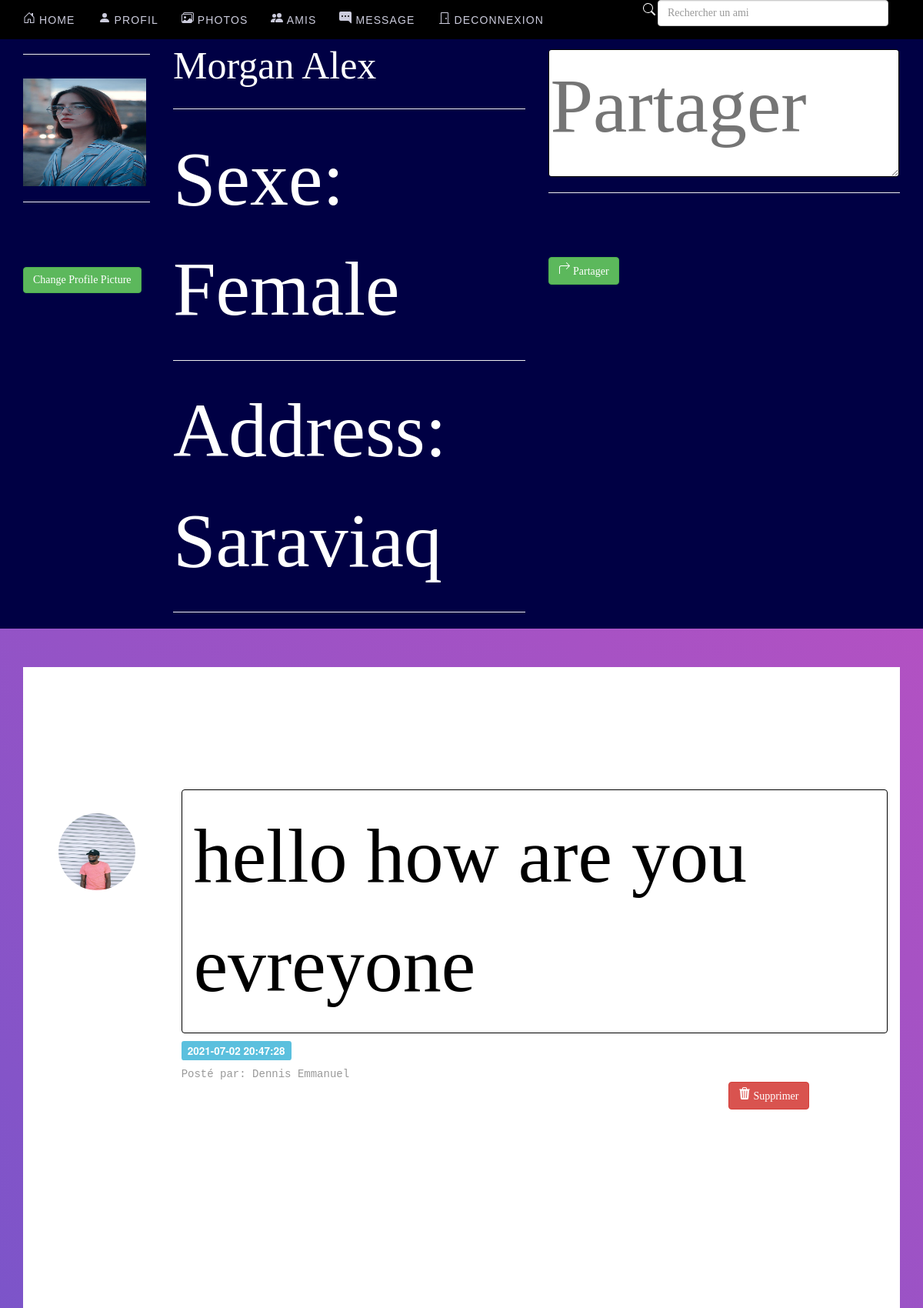
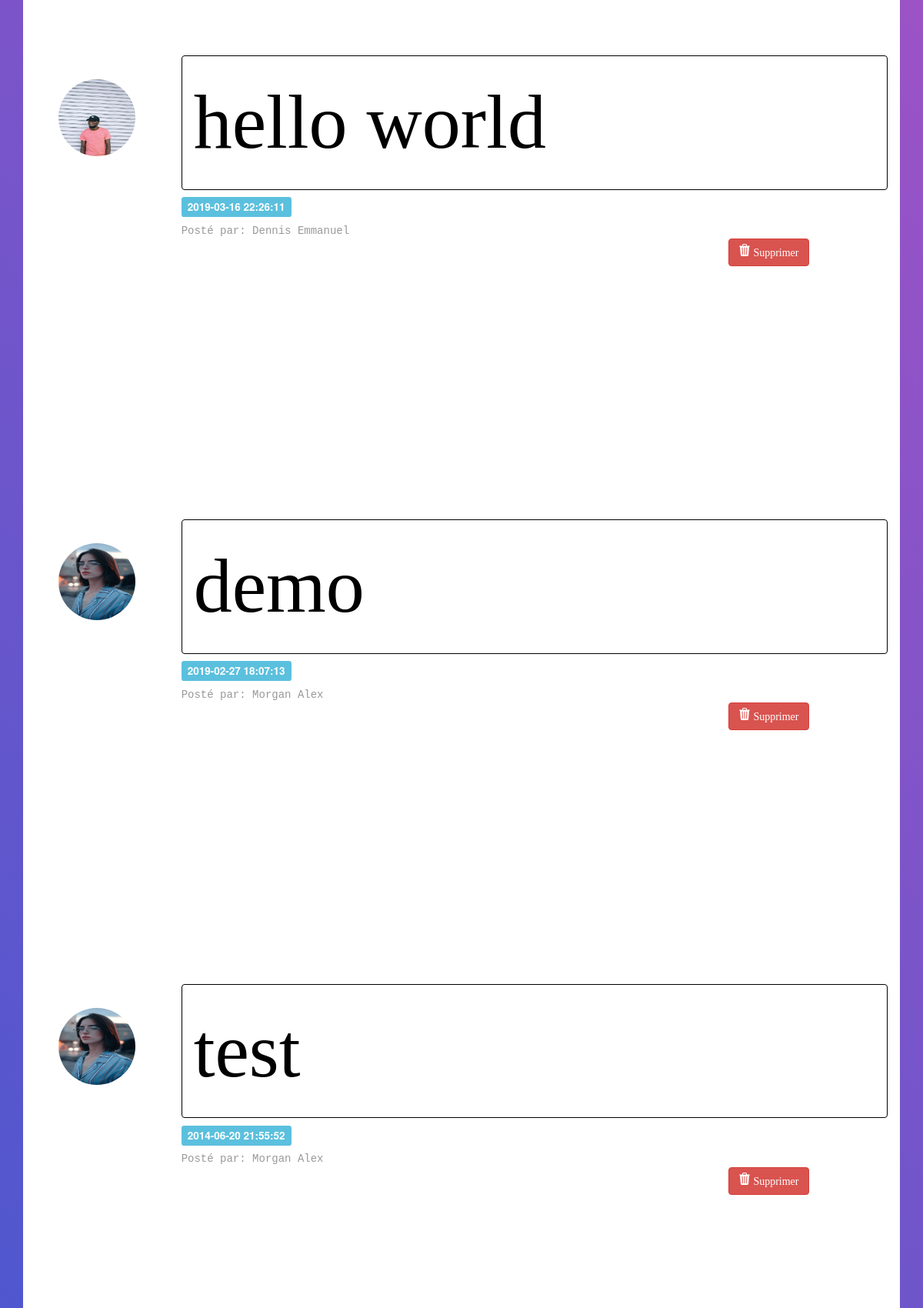
Screenshot of /Login_v1/home.php (signed in, upper part) with the database file from the repository (2 pictures, top to bottom).
### tables this page shows
CREATE TABLE IF NOT EXISTS `members` (
  `member_id` int(11) NOT NULL AUTO_INCREMENT,
  `nom` varchar(100) NOT NULL,
  `prenom` varchar(100) NOT NULL,
  `address` varchar(100) NOT NULL,
  `email` varchar(100) NOT NULL,
  `age` int(11) NOT NULL,
  `sexe` varchar(100) NOT NULL,
  `username` varchar(100) NOT NULL,
  `password` varchar(100) NOT NULL,
  `image` varchar(100) NOT NULL,
  `birthdate` varchar(100) NOT NULL,
  `numero` varchar(100) NOT NULL,
  `status` varchar(100) NOT NULL,
  `bio` varchar(255) NOT NULL,
  PRIMARY KEY (`member_id`)
);

CREATE TABLE IF NOT EXISTS `post` (
  `post_id` int(11) NOT NULL AUTO_INCREMENT,
  `member_id` int(11) NOT NULL,
  `content` varchar(1000) NOT NULL,
  `date_posted` varchar(100) NOT NULL,
  PRIMARY KEY (`post_id`)
);

### Login_v1/session.php (called while the page is built, shortened)
<?php
$session_id = $_SESSION['id'];
$session_query = $conn->prepare("SELECT * FROM members WHERE member_id = ?");
$session_query->execute(array($session_id));
$user_row = $session_query->fetch();
$image = $user_row['image'];
?>

### Login_v1/home.php (the view, shortened to what this page needs)
<!DOCTYPE html>
<html lang="en">
<head>
</head>
<?php include('header.php'); ?>
<?php include('session.php'); ?>
<body>
<?php include('navbar.php'); ?>
<div id="masthead">
    <div class="container">
        <?php include('heading.php'); ?>
    </div>
    <div class="container">
        <div class="row">
            <div class="col-md-12">
            </div>
        </div>
    </div>
</div>
<div class="container" style="margin-top: 50px">
    <div class="row">
        <div class="col-md-12">
            <div class="panel">
                <div class="panel-body">
                    <div class="row">
                        <br>
                        <?php
                        $query =$conn->query("SELECT * FROM post LEFT JOIN members ON members.member_id = post.member_id ORDER BY post_id DESC ");
                        while($row = $query->fetch()){
                            $posted_by = $row['nom']." ".$row['prenom'];
                            $posted_image = $row['image'];
                            $id = $row['post_id'];
                            ?>
                            <div class="col-md-2 col-sm-3 text-center">
                                <img  src="<?php echo $posted_image; ?>" style="width:100px;height:100px" class="img-circle"></a>
                            </div>
                            <div class="col-md-10 col-sm-9">
                                <div class="alert"><?php echo $row['content']; ?></div>
                                <div class="row">
                                    <div class="col-xs-9">
                                        <h4><span class="label label-info"> <?php echo $row['date_posted']; ?></span></h4><h4>
                                            <small style="font-family:courier,'new courier';" class="text-muted">Posté par: <a href="#" class="text-muted"><?php echo $posted_by; ?></a></small>
                                        </h4></div>
                                    <div class="col-xs-3"><a href="deletepost.php<?php echo '?id='.$id; ?>" class="btn btn-danger">
                                            Supprimer</a></div>
                                </div>
                                <br><br>
                            </div>
                        <?php } ?>
                    </div>
                </div>
            </div>
        </div>
    </div>
</div>
<?php include('footer.php'); ?>
</body>
</html>

### Login_v1/heading.php (shortened to what this page needs)
<!DOCTYPE html>
<body>
<div class="row">
    <div class="col-md-2">
        <hr>
        <img class="pp" src="<?php echo $image; ?>" height="140" width="160">
        <hr>
        <a class="btn btn-success" href="changepic.php">Change Profile Picture</a>
    </div>
    <div class="col-md-5">
        <?php
        $query = $conn->query("select * from members where member_id = '$session_id'");
        $row = $query->fetch();
        ?>
        <p style="font-size: 50px;">  <?php echo $row['nom']." ".$row['prenom']; ?><span class="margin-p"> </span>
        <hr>
        <p>Sexe: <?php echo $row['sexe']; ?></p>
        <hr>
        <p>Address: <?php echo $row['address']; ?></p>
        <hr>
    </div>
    <div class="col-md-5">
        <form method="post" action="post.php">
            <textarea name="content" placeholder="Partager une story"></textarea>
            <br>
            <hr>
            <button class="btn btn-success">
                Partager </button>
        </form>
    </div>
</div>
</body>

### Login_v1/css/my_style.css (style rules this page uses)
body { font-family: "Helvetica Neue", Helvetica, Arial, sans-serif !important; background: #9053c7; background: -webkit-linear-gradient(-135deg, #c850c0, #4158d0); background: -o-linear-gradient(-135deg, #c850c0, #4158d0); background: -moz-linear-gradient(-135deg, #c850c0, #4158d0); background: linear-gradient(-135deg, #c850c0, #4158d0); }
.col-md-10 { color: black !important; }
.alert { border:1px solid; margin-bottom:0px !important; color: black; }
.col-md-5 > p { color: #ffffff !important; }
#masthead { background-size:cover !important; }
textarea { border: 1px solid; border-radius: 4px; height: 166px; margin-top: 14px; width: 456px !important; }
body { font-family: 'TR Century Gothic' !important; padding-top:50px; color:#646464; background-color:#efefef; }
#masthead { min-height:199px; background-color:#000044; color:#aaaacc; }
a,a:hover { color:#223344; text-decoration:none; }
.panel { border-color:transparent; border-radius:0; }

### rows the page displays
members: nom "Morgan", prenom "Alex", sexe "Female", address "Saraviaq"
post: content "hello how are you evreyone", date_posted "2021-07-02 20:47:28", member.prenom "Dennis Emmanuel"
post: content "hello world", date_posted "2019-03-16 22:26:11", member.prenom "Dennis Emmanuel"
post: content "demo", date_posted "2019-02-27 18:07:13", member.prenom "Morgan Alex"
post: content "test", date_posted "2014-06-20 21:55:52", member.prenom "Morgan Alex"
